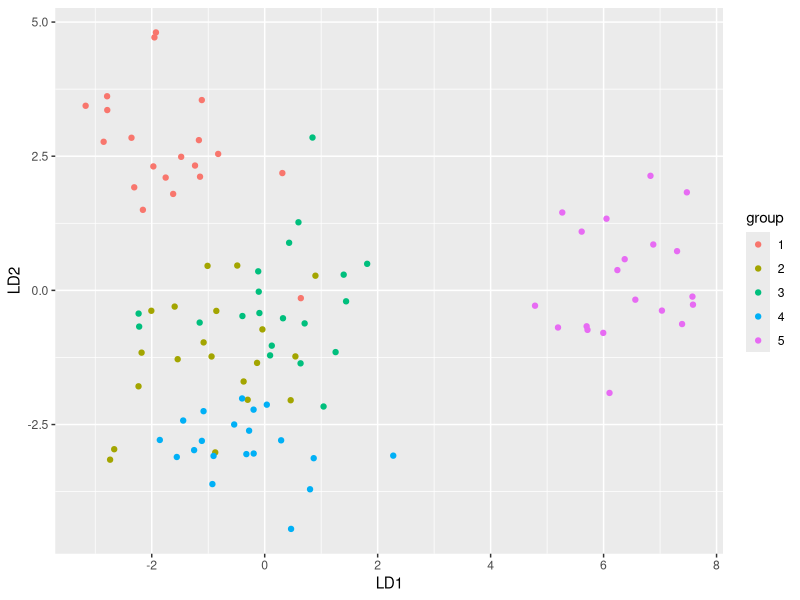
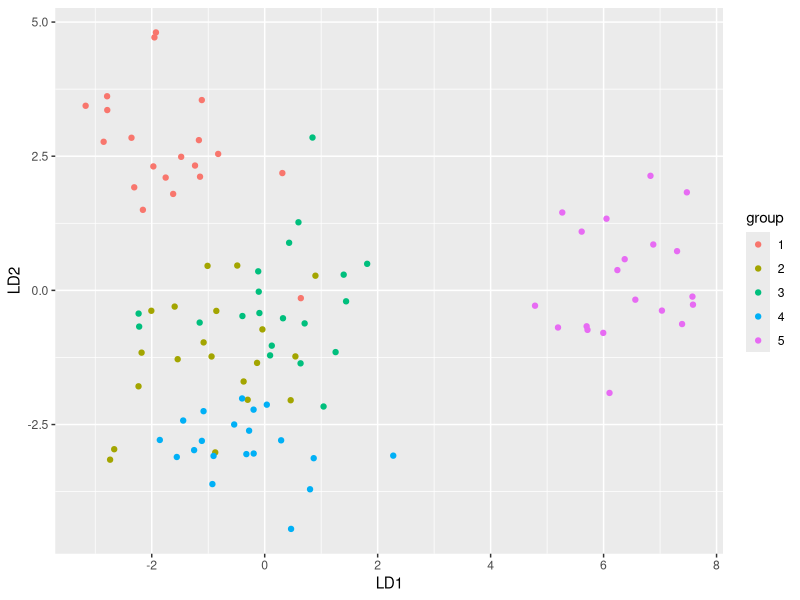
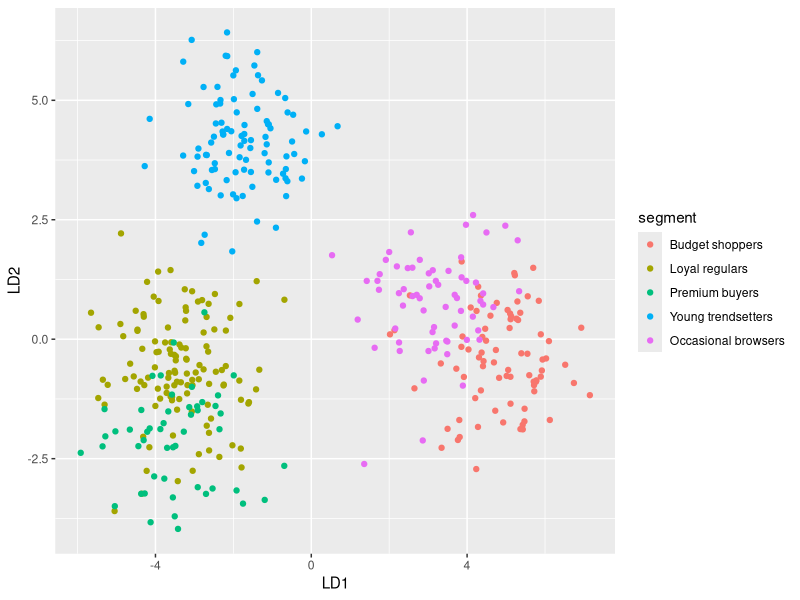
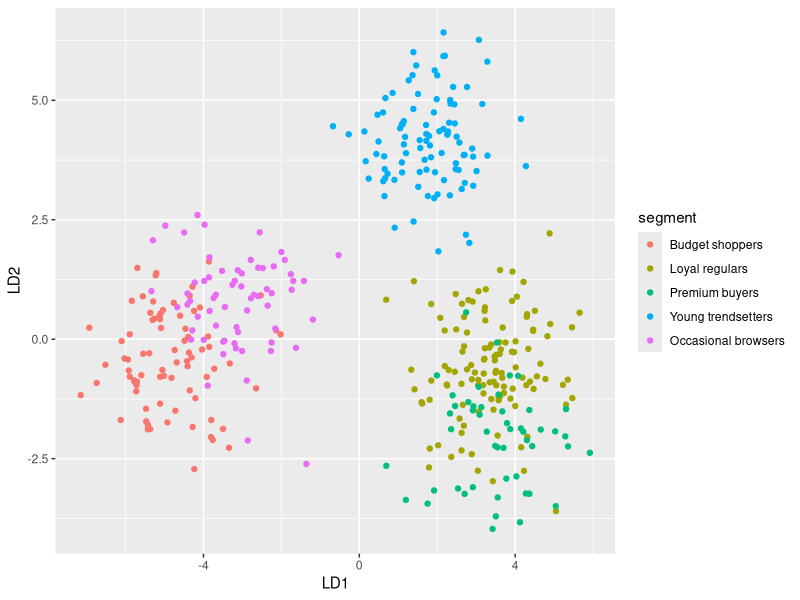

R code for these plots, in order:
## ---- chunk 1
library(knitr)
library(ggplot2)
library(dplyr)
## ---- chunk 2
set.seed(2025)
library(ggplot2); library(cowplot)

# Simulate five groups, p = 10
n <- 20       # observations per group
p <- 10       # number of variables

# Common covariance: diagonal matrix with variance 3 on X1, and 1 on X2–X10
Sigma <- diag(c(3, rep(1, p - 1)))

# Define group means so that they differ along the first five dimensions
means <- lapply(1:5, function(i) {
  mu <- rep(0, p)
  mu[i] <- 3 * (i - 3)    # shifts: −6, −3, 0, 3, 6 on dimension i
  mu
})

# Simulate the data
dat <- do.call(rbind, lapply(1:5, function(i) {
  data.frame(
    group = factor(i),
    MASS::mvrnorm(n, mu = means[[i]], Sigma = Sigma)
  )
}))

# Name the columns X1…X10
colnames(dat)[-1] <- paste0("X", seq_len(p))

# Peek at the first few rows
head(dat)
dat_original = dat
## ---- chunk 3
# define vars
X = as.matrix(dat[,-1])
g = length(unique(dat$group))
n_i = table(dat$group)
W = matrix(0, ncol(X), ncol(X))
B = matrix(0, ncol(X), ncol(X))

# group the data to fidn group means
overall_mean = colMeans(X)
group_mean = dat %>% 
  group_by(group) %>% 
  summarise(across(everything(), mean), .groups = 'drop') %>% 
  select(-group) %>% 
  as.matrix()

# populate B and W
for(i in 1:g){
  diff = group_mean[i,] - overall_mean
  B = B + n_i[i] * (diff %*% t(diff))
  
  Xi = X[dat$group == i,]
  W = W + cov(Xi) * (nrow(Xi) - 1)
}

## ---- chunk 4
# eigen decomp
eig_mat = eigen(solve(W) %*% B)$vectors %>% Re()
S_pooled = W / (sum(n_i) - g)
sd = diag(sqrt(t(eig_mat) %*% S_pooled %*% eig_mat))
eig_mat = (eig_mat %*% diag(1/sd))[,1:2] # which LD loadings would you like

df = data.frame(
  LD1 = eig_mat[,1],
  LD2 = eig_mat[,2]
)

kable(df, digits = 3)
## ---- chunk 5
dat$score1 = as.numeric(X %*% eig_mat[,1])
dat$score2 = as.numeric(X %*% eig_mat[,2])
ggplot(dat, aes(x = score1, y = score2, colour = group)) +
  geom_point() +
  labs(x = "LD1", y = "LD2")
## ---- chunk 6
library(MASS)
#NB to do original data here!
lda_loadings = lda(group ~ ., data = dat_original)
kable(data.frame(ld1 = lda_loadings$scaling[,1], ld2 = lda_loadings$scaling[,2]), digits = 3)

X = as.matrix(dat_original[,-1])
dat$score1_lda = as.numeric(X %*% lda_loadings$scaling[,1])
dat$score2_lda = as.numeric(X %*% lda_loadings$scaling[,2])
ggplot(dat, aes(x = score1_lda, y = score2_lda, colour = group)) +
  geom_point() +
  labs(x = "LD1", y = "LD2")
## ---- chunk 7
library(MASS)
library(dplyr)
library(knitr)

set.seed(42)

vars <- c("avg_spend","visit_freq","discount_use","loyalty_score",
          "online_ratio","basket_size","return_rate","brand_pref",
          "session_len","age_score")

segments <- c("Budget shoppers","Loyal regulars","Premium buyers",
              "Young trendsetters","Occasional browsers")

# Group sizes (unequal)
ns <- c(80, 120, 50, 95, 65)

# Group means (10-dimensional)
  mu1 <- c(-2.5, -1.5, 2.0, -1.0, -0.5, -1.5, 0.5, -1.5, -1.0, 1.5)  # Budget shoppers
  mu2 <- c(0.5, 2.5, 0.0, 2.5, -0.5, 0.5, -0.5, 0.5, 1.0, -0.5)  # Loyal regulars
  mu3 <- c(3.0, -1.0, -1.5, 1.0, -1.0, 2.5, -1.5, 2.0, -0.5, -1.5)  # Premium buyers
  mu4 <- c(1.0, 1.0, 0.5, -0.5, 2.5, 0.0, 0.5, -1.0, 2.5, -2.0)  # Young trendsetters
  mu5 <- c(-0.5, -1.5, 0.5, -1.5, 1.0, -1.0, 1.0, -0.5, -1.5, 0.5)  # Occasional browsers
means <- list(mu1, mu2, mu3, mu4, mu5)

# Common covariance
Sigma <- diag(10)

dat <- do.call(rbind, lapply(seq_along(segments), function(i){
  data.frame(
    segment = factor(segments[i], levels = segments),
    as.data.frame(mvrnorm(ns[i], mu = means[[i]], Sigma = Sigma))
  )
}))
colnames(dat)[-1] <- vars

# Quick checks
table(dat$segment)
head(dat)
## ---- chunk 8
# LDA from first principles
X = as.matrix(dat[,-1])
dat$segment = as.factor(dat$segment)
g = length(unique(dat$segment))
n_i = table(dat$segment)
W = matrix(0, ncol(X), ncol(X))
B = matrix(0, ncol(X), ncol(X))

overall_means = colMeans(X)
group_means = dat %>% 
  group_by(segment) %>% 
  summarise(across(everything(), mean), .groups = "drop") %>% 
  dplyr::select(-segment) %>% 
  as.matrix()

for(i in 1:g){
  diff = group_means[i,] - overall_means
  B = B + n_i[i] * (diff %*% t(diff))
  
  Xi = X[as.integer(dat$segment) == i,]
  W = W + cov(Xi) * (nrow(Xi) - 1)
}

eig_mat = eigen(solve(W) %*% B)
vec = eig_mat$vectors %>% Re()
Spooled = W / (sum(n_i) - g)
sd = diag(sqrt(t(vec) %*% Spooled %*% vec))
standardised = (vec %*% diag(1/sd))[,1:2]

kable(data.frame(Loading1 = standardised[,1], Loading2 = standardised[,2]))

dat$LD1 = as.numeric(X %*% standardised[,1])
dat$LD2 = as.numeric(X %*% standardised[,2])
ggplot(dat, aes(x = LD1, y = LD2, colour = segment)) +
  geom_point() +
  labs(x = "LD1", y = "LD2")
## ---- chunk 9
dat_original = dat[-c(12,13)]
X_org = as.matrix(dat_original[,-1])
library(MASS)
ld_temp = lda(segment ~ ., data = dat_original)

kable(data.frame(Loading1 = ld_temp$scaling[,1], Loading2 = ld_temp$scaling[,2]))
dat_original$LD1 = X_org %*% ld_temp$scaling[,1]
dat_original$LD2 = X_org %*% ld_temp$scaling[,2]
ggplot(dat_original, aes(x = LD1, y = LD2, colour = segment)) +
  geom_point()
